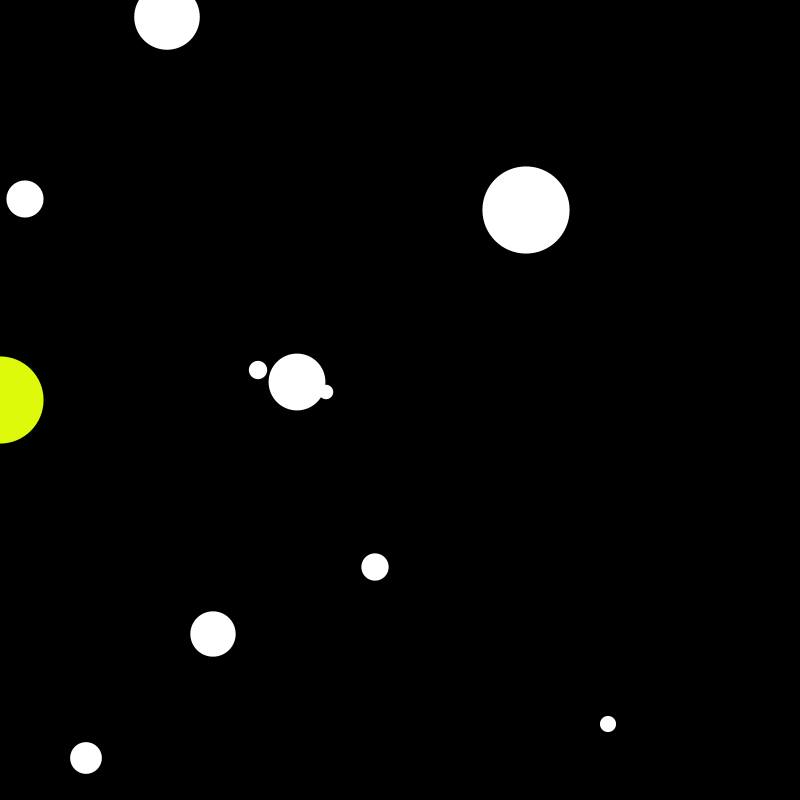
Frame 1 (no input)
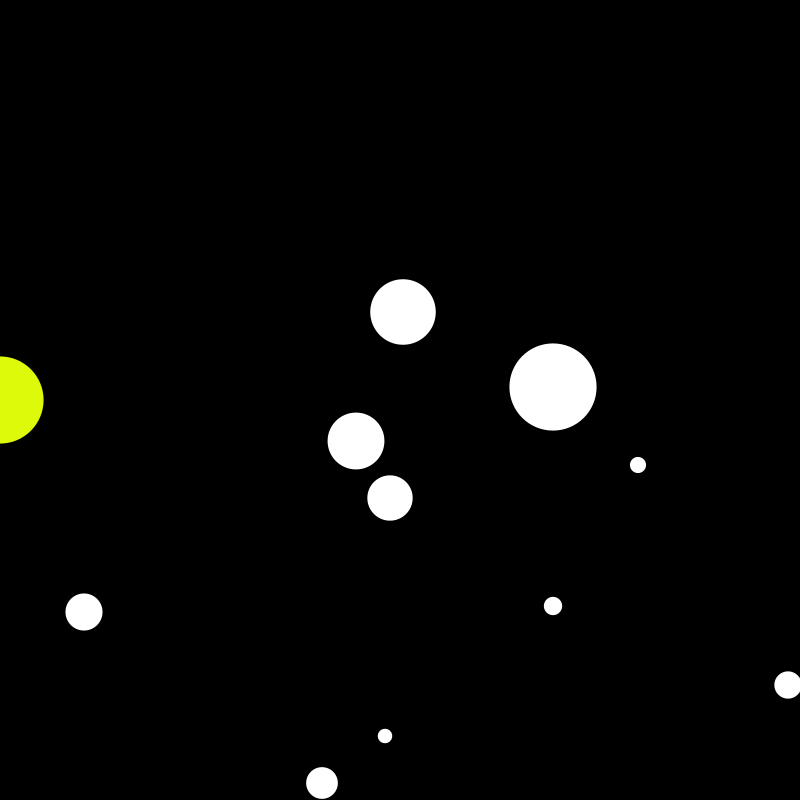
Frame 60 (the mouse pressed at the canvas centre just before this capture)
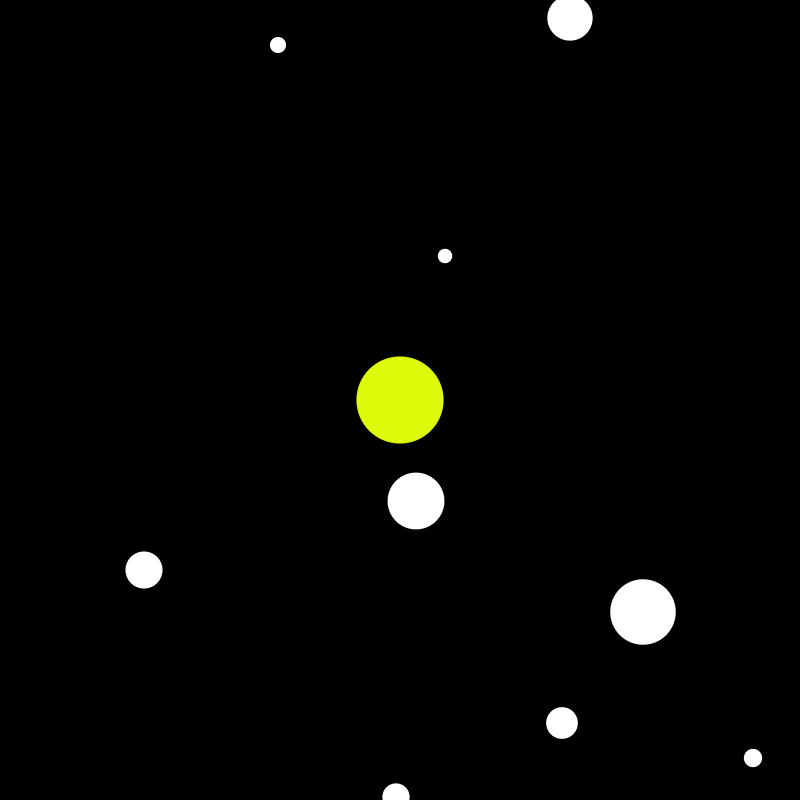
Frame 120 (the mouse held since frame 60 and released just before this capture)

The Processing sketch that drew these frames (run headless with seeded random() and noise(); from frame 60 on, the mouse is pressed at the canvas centre):

// Processing sketch: processing_113669
// ── processing_113669.pde


Ball[] ballArray;
// set a variable to change the number of balls
int numBalls = 10;

void setup(){
  size(800, 800);
  
  ballArray = new Ball[numBalls];
  
  for(int i=0; i<ballArray.length; i++){
     ballArray[i] = new Ball();
  } 
}

void draw(){
  background(0);
  for(int i=0; i < ballArray.length; i++){
     ballArray[i].update();
     ballArray[i].checkPos();
     ballArray[i].display();
  } 
}


void mouseClicked(){
  for(int i=0; i<ballArray.length; i++){
     ballArray[i] = new Ball();

  } 
}


// Ball Class
class Ball {

  // Every ball needs these values
  int posX;
  int posY;
  int speedX;
  int speedY;
  float size;
  
  color fillColor = color(255);
  

  // create the ball object with starting values
  Ball() {
     posX = int(random(0,width));
     posY = int(random(0,height));
     speedX = int(random(1,10));
     speedY = int(random(1,10));
     size = random(10,100);
  }
  
  // move the ball and check its position
  void update() {
    posX += speedX;
    posY += speedY;
    
    if (posX >= width || posX <= 0) {
      speedX *= -1;
    }

    if (posY >= height || posY <=0) {
      speedY *= -1;
    }
  }
  
  void checkPos() {
    if( dist(mouseX, width/2, posX, posY) < size/2) {
      fillColor = color(0);
    } 
  }

  // draw the ball
  void display() {
    noStroke();
    fill(fillColor);
    ellipse( posX, posY, size, size );
    fill(220,250,10);
    ellipse(mouseX,width/2,size,size);
    
  }
  
}
